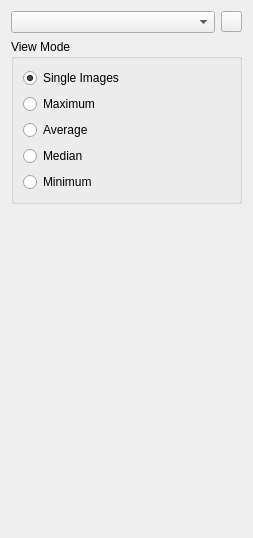
       <widget class="QWidget" name="dataseries">
        <property name="geometry">
         <rect>
          <x>-51</x>
          <y>0</y>
          <width>253</width>
          <height>538</height>
         </rect>
        </property>
        <attribute name="label">
         <string>Data Series</string>
        </attribute>
        <layout class="QVBoxLayout" name="verticalLayout_8">
         <item>
          <layout class="QHBoxLayout" name="horizontalLayout_4">
           <item>
            <widget class="QComboBox" name="imageSeriesComboBox">
             <property name="contextMenuPolicy">
              <enum>Qt::DefaultContextMenu</enum>
             </property>
             <property name="toolTip">
              <string/>
             </property>
             <property name="whatsThis">
              <string>&lt;html&gt;&lt;head/&gt;&lt;body&gt;&lt;p&gt;A long description would go here. Want even more information? &lt;a href=&quot;http://hexrd.readthedocs.org&quot;&gt;&lt;span style=&quot; text-decoration: underline; color:#0000ff;&quot;&gt;Bonkers&lt;/span&gt;&lt;/a&gt;&lt;/p&gt;&lt;/body&gt;&lt;/html&gt;</string>
             </property>
             <property name="editable">
              <bool>false</bool>
             </property>
            </widget>
           </item>
           <item>
            <widget class="QToolButton" name="imageSeriesToolButton">
             <property name="toolTip">
              <string>&lt;html&gt;&lt;head/&gt;&lt;body&gt;&lt;p&gt;Click to load, modify, or delete an image series&lt;/p&gt;&lt;/body&gt;&lt;/html&gt;</string>
             </property>
             <property name="text">
              <string>  </string>
             </property>
             <property name="popupMode">
              <enum>QToolButton::InstantPopup</enum>
             </property>
             <property name="toolButtonStyle">
              <enum>Qt::ToolButtonTextOnly</enum>
             </property>
             <property name="arrowType">
              <enum>Qt::NoArrow</enum>
             </property>
            </widget>
           </item>
          </layout>
         </item>
         <item>
          <widget class="QGroupBox" name="groupBox">
           <property name="toolTip">
            <string>&lt;html&gt;&lt;head/&gt;&lt;body&gt;&lt;p&gt;linked radio buttons, only one can be selected at a time.&lt;/p&gt;&lt;p&gt;requested images will be calculated and memoized (cached) the first time requested&lt;/p&gt;&lt;/body&gt;&lt;/html&gt;</string>
           </property>
           <property name="title">
            <string>View Mode</string>
           </property>
           <layout class="QVBoxLayout" name="verticalLayout_9">
            <item>
             <widget class="QRadioButton" name="singleImRadioButton">
              <property name="text">
               <string>Single Images</string>
              </property>
              <property name="checked">
               <bool>true</bool>
              </property>
             </widget>
            </item>
            <item>
             <widget class="QRadioButton" name="maxImRadioButton">
              <property name="text">
               <string>Maximum</string>
              </property>
             </widget>
            </item>
            <item>
             <widget class="QRadioButton" name="aveImRadioButton">
              <property name="text">
               <string>Average</string>
              </property>
             </widget>
            </item>
            <item>
             <widget class="QRadioButton" name="medianImRadioButton">
              <property name="text">
               <string>Median</string>
              </property>
             </widget>
            </item>
            <item>
             <widget class="QRadioButton" name="minImRadioButton">
              <property name="text">
               <string>Minimum</string>
              </property>
             </widget>
            </item>
           </layout>
          </widget>
         </item>
         <item>
          <spacer name="verticalSpacer_2">
           <property name="orientation">
            <enum>Qt::Vertical</enum>
           </property>
           <property name="sizeHint" stdset="0">
            <size>
             <width>20</width>
             <height>40</height>
            </size>
           </property>
          </spacer>
         </item>
        </layout>
       </widget>
